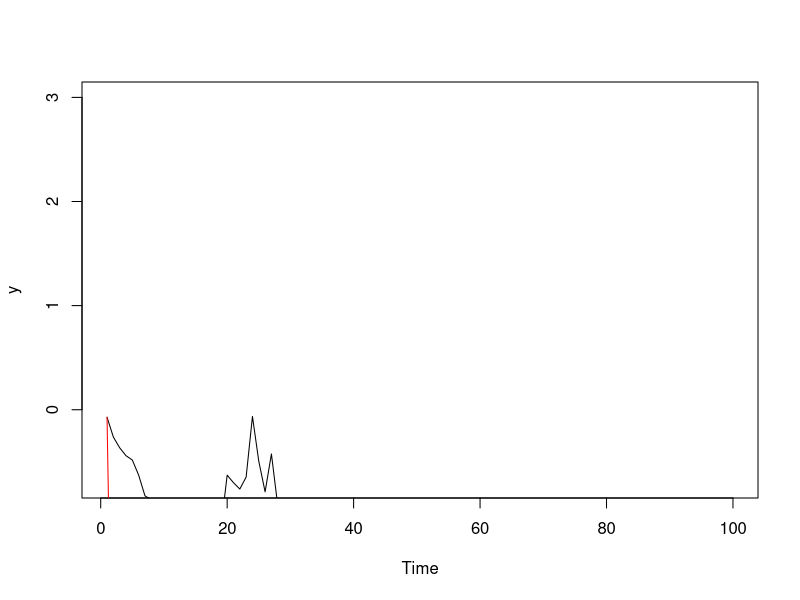
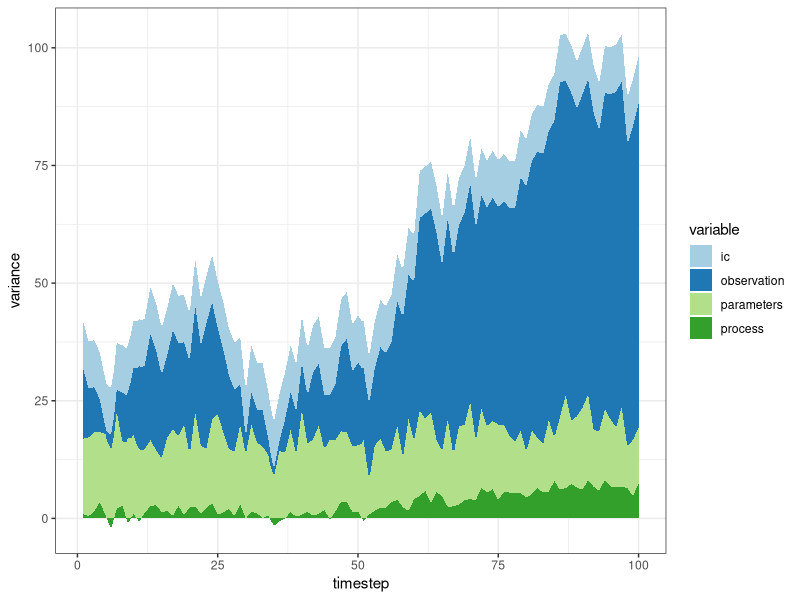
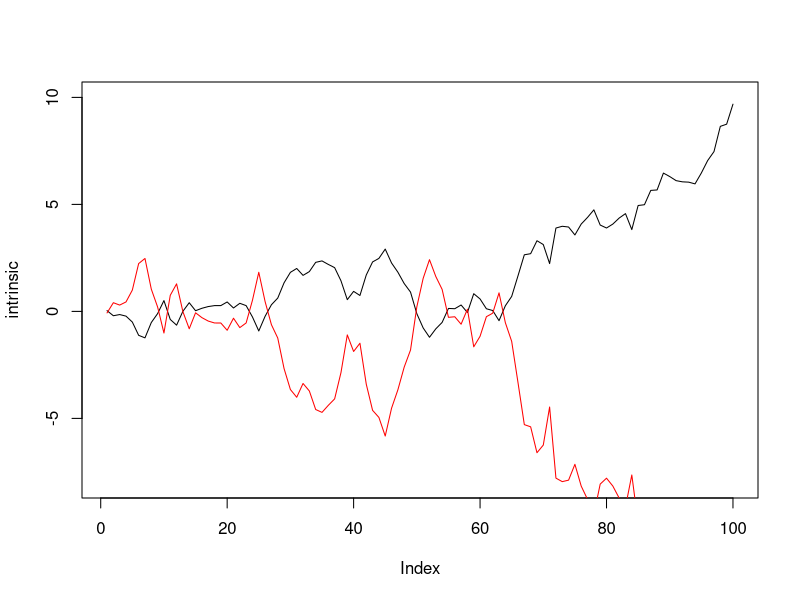

The R script that drew these images, in order:
# Simulate from a hiearchical model
library(ggplot2)
# Case 1 - high observation error
n <- 100
x_ic <- log(1000)
tau_ic <- 100

a_obs <- 3
r_obs <- .5
a_add <- 2
r_add <- 2

# log y.samp if y isn't logged!
init <- list()
y <- arima.sim(
  n = n, list(ar = c(0.8897, -0.4858), ma = c(-0.2279, 0.2488)),
  sd = sqrt(0.1796)
)
y_samp <- sample(y, length(y), replace = TRUE)
init <- list(
  tau_add = 1 / var(diff((y_samp))),
  ## initial guess on process precision
  tau_obs = 5 / var((y_samp))
)
## initial guess on obs precision

x <- arima.sim(
  n = n, list(ar = c(0.8897, -0.4858), ma = c(-0.2279, 0.2488)),
  sd = sqrt(0.001)
)

#### Priors
x[1] <- dnorm(x_ic, tau_ic)
tau_obs <- dgamma(a_obs, r_obs)
tau_add <- dgamma(a_add, r_add)

#### Process Model
for (t in 2:n) {
  x[t] <- rnorm(1, x[t - 1], tau_add)
}

#### Data Model
for (t in 2:n) {
  y[t] <- rnorm(1, x[t], tau_obs)
}

# In-sample prediction with a AR(1)
y_fit <- arima(y, c(1, 0, 0))
y_pred <- rep(0, length(y))
y_pred[1] <- y[1]
b1 <- y_fit$coef[1]
int <- y_fit$coef[2]
sig2 <- y_fit$sigma2
# Pred
for (t in 2:n) {
  y_pred[t] <- rnorm(1, int + y[t] * b1, sig2)
}

plot(y, ylim = c(-.7, 3))
lines(y_pred, col = "red")
# Uncertainty decomposition

obs_var <- matrix(0, ncol = 1, nrow = n)
obs_var[1] <- 15

for (i in 2:n) {
  obs_var[i] <- obs_var[i - 1] + rnorm(1, 0, 3)
}

proc_var <- obs_var * .1 - rnorm(n, 0, 1)

ic_var <- rep(10, n)

param_var <- rnorm(n, 15, 3)

all_var <- obs_var + proc_var + ic_var + param_var

df <- data.frame(c(proc_var, ic_var, param_var, obs_var))
colnames(df) <- "variance"
df$variable <- rep(c("process", "ic", "parameters", "observation"), each = n)
df$timestep <- rep(1:n, 4)

props <- data.frame(
  obs = (obs_var / all_var) * 100,
  proc = (proc_var / all_var) * 100,
  ic = (ic_var / all_var) * 100,
  param = (param_var / all_var) * 100
)

props <- cbind(1:n, props)
colnames(props) <- c("timestep", "obs", "proc", "ic", "param")

props <- reshape2::melt(props, id.vars = "timestep")

# Plot
ggplot(data = df, aes(x = timestep, y = variance, fill = variable)) +
  geom_area() +
  scale_fill_brewer(palette = "Paired") +
  theme_bw()

# Forecast 
pe <- matrix(0, ncol = 1, nrow = n)
pe[1] <- y_pred[1] - y[1]/ 25 
for (i in 2:n) {
pe[i] <- (y_pred[i] - y[i])/25 + pe[i - 1] + rnorm(1, 0, 1)
}

intrinsic <- -.5 * pe
plot(intrinsic, type = "l", ylim = c(-8, 10))
lines(pe, col = "red")

